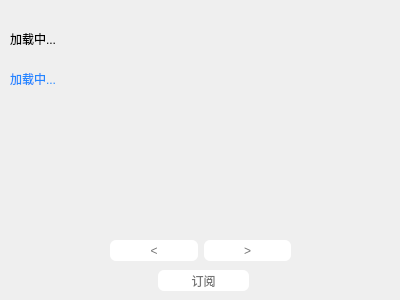
<?xml version="1.0" encoding="UTF-8"?>
<ui version="4.0">
 <class>kr_welcome</class>
 <widget class="QWidget" name="kr_welcome">
  <property name="windowModality">
   <enum>Qt::WindowModal</enum>
  </property>
  <property name="geometry">
   <rect>
    <x>0</x>
    <y>0</y>
    <width>400</width>
    <height>300</height>
   </rect>
  </property>
  <property name="windowTitle">
   <string>今日动态</string>
  </property>
  <property name="windowOpacity">
   <double>0.980000000000000</double>
  </property>
  <property name="styleSheet">
   <string notr="true">QPushButton
{	
	color:rgb(117,117,117);
	background-color: rgb(255, 255, 255);
	border-radius:6px;
}

QPushButton:hover
{
	color:white;
	background-color:rgb(90,90,90);
}

QPushButton:pressed
{
	color:white;
	background-color:rgb(80,80,80);
	padding-left:3px;
	padding-top:3px;
}</string>
  </property>
  <widget class="QPushButton" name="ExitButton">
   <property name="geometry">
    <rect>
     <x>368</x>
     <y>0</y>
     <width>31</width>
     <height>31</height>
    </rect>
   </property>
   <property name="styleSheet">
    <string notr="true">border-image: url(:/Resources/Login/label/close.png);
background-color: transparent;</string>
   </property>
   <property name="text">
    <string/>
   </property>
  </widget>
  <widget class="QLabel" name="Weatherlabel">
   <property name="geometry">
    <rect>
     <x>10</x>
     <y>70</y>
     <width>381</width>
     <height>91</height>
    </rect>
   </property>
   <property name="styleSheet">
    <string notr="true">font: 12pt &quot;微软雅黑&quot;;
color: rgb(35, 134, 255);</string>
   </property>
   <property name="frameShape">
    <enum>QFrame::NoFrame</enum>
   </property>
   <property name="frameShadow">
    <enum>QFrame::Plain</enum>
   </property>
   <property name="text">
    <string>加载中...</string>
   </property>
   <property name="alignment">
    <set>Qt::AlignLeading|Qt::AlignLeft|Qt::AlignTop</set>
   </property>
  </widget>
  <widget class="QLabel" name="WeathTitllabel">
   <property name="geometry">
    <rect>
     <x>10</x>
     <y>30</y>
     <width>351</width>
     <height>71</height>
    </rect>
   </property>
   <property name="styleSheet">
    <string notr="true">font: 20pt &quot;黑体&quot;;
</string>
   </property>
   <property name="text">
    <string>加载中...</string>
   </property>
   <property name="alignment">
    <set>Qt::AlignLeading|Qt::AlignLeft|Qt::AlignTop</set>
   </property>
  </widget>
  <widget class="QLabel" name="IPlabel">
   <property name="geometry">
    <rect>
     <x>205</x>
     <y>270</y>
     <width>191</width>
     <height>21</height>
    </rect>
   </property>
   <property name="styleSheet">
    <string notr="true">font: 10pt &quot;微软雅黑&quot;;
color: rgb(182, 182, 182);</string>
   </property>
   <property name="frameShape">
    <enum>QFrame::NoFrame</enum>
   </property>
   <property name="frameShadow">
    <enum>QFrame::Plain</enum>
   </property>
   <property name="text">
    <string/>
   </property>
   <property name="alignment">
    <set>Qt::AlignRight|Qt::AlignTop|Qt::AlignTrailing</set>
   </property>
   <property name="indent">
    <number>0</number>
   </property>
  </widget>
  <widget class="QLabel" name="HostLogoLabel">
   <property name="geometry">
    <rect>
     <x>11</x>
     <y>179</y>
     <width>81</width>
     <height>81</height>
    </rect>
   </property>
   <property name="text">
    <string/>
   </property>
   <property name="scaledContents">
    <bool>true</bool>
   </property>
  </widget>
  <widget class="QLabel" name="GameInfoLabel">
   <property name="geometry">
    <rect>
     <x>10</x>
     <y>195</y>
     <width>381</width>
     <height>41</height>
    </rect>
   </property>
   <property name="text">
    <string/>
   </property>
   <property name="alignment">
    <set>Qt::AlignCenter</set>
   </property>
  </widget>
  <widget class="QLabel" name="GuestLogoLabel">
   <property name="geometry">
    <rect>
     <x>310</x>
     <y>180</y>
     <width>81</width>
     <height>81</height>
    </rect>
   </property>
   <property name="text">
    <string/>
   </property>
   <property name="scaledContents">
    <bool>true</bool>
   </property>
  </widget>
  <widget class="QLabel" name="GameTimeAndWeekLabel">
   <property name="geometry">
    <rect>
     <x>21</x>
     <y>155</y>
     <width>351</width>
     <height>31</height>
    </rect>
   </property>
   <property name="frameShape">
    <enum>QFrame::NoFrame</enum>
   </property>
   <property name="frameShadow">
    <enum>QFrame::Plain</enum>
   </property>
   <property name="text">
    <string/>
   </property>
   <property name="alignment">
    <set>Qt::AlignCenter</set>
   </property>
  </widget>
  <widget class="QWidget" name="layoutWidget">
   <property name="geometry">
    <rect>
     <x>110</x>
     <y>240</y>
     <width>181</width>
     <height>21</height>
    </rect>
   </property>
   <layout class="QHBoxLayout" name="horizontalLayout">
    <item>
     <widget class="QPushButton" name="LastGameBtn">
      <property name="sizePolicy">
       <sizepolicy hsizetype="Minimum" vsizetype="Minimum">
        <horstretch>0</horstretch>
        <verstretch>0</verstretch>
       </sizepolicy>
      </property>
      <property name="text">
       <string>&lt;</string>
      </property>
     </widget>
    </item>
    <item>
     <widget class="QPushButton" name="NextGameBtn">
      <property name="sizePolicy">
       <sizepolicy hsizetype="Minimum" vsizetype="Minimum">
        <horstretch>0</horstretch>
        <verstretch>0</verstretch>
       </sizepolicy>
      </property>
      <property name="text">
       <string>&gt;</string>
      </property>
     </widget>
    </item>
   </layout>
  </widget>
  <widget class="QPushButton" name="SubscribeBtn">
   <property name="geometry">
    <rect>
     <x>158</x>
     <y>270</y>
     <width>91</width>
     <height>21</height>
    </rect>
   </property>
   <property name="text">
    <string>订阅</string>
   </property>
  </widget>
 </widget>
 <resources/>
 <connections/>
</ui>
